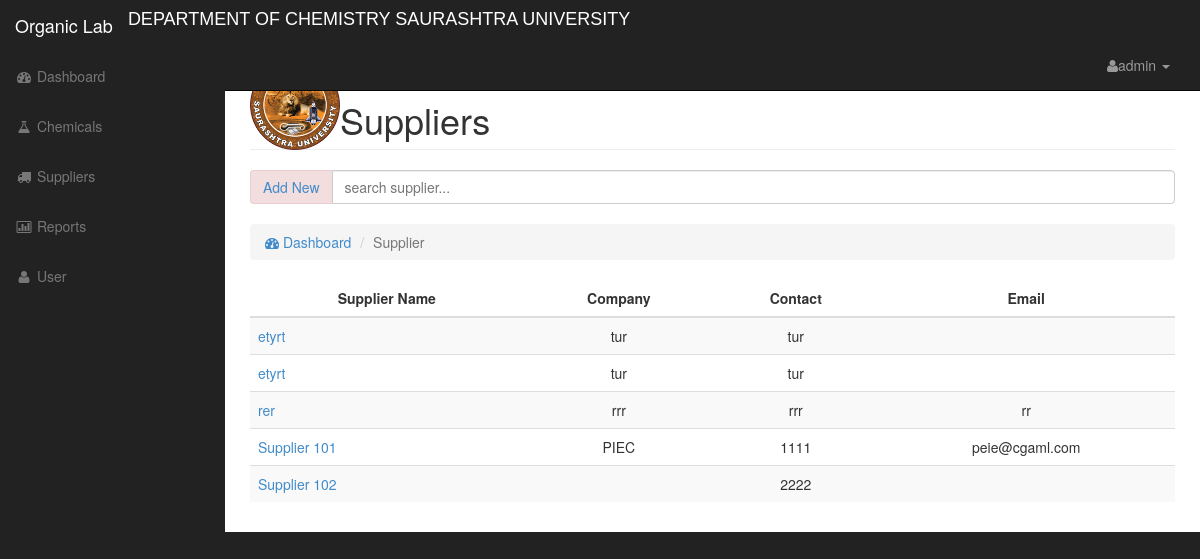
Screenshot of /supplier.php (signed in) with the database file from the repository.
### tables this page shows
CREATE TABLE `supplier` (
  `id` int NOT NULL AUTO_INCREMENT,
  `name` varchar(100) NOT NULL,
  `company` varchar(100) NOT NULL,
  `contact` varchar(100) NOT NULL,
  `email` varchar(100) NOT NULL,
  `address` text NOT NULL,
  `dateCreated` varchar(100) NOT NULL,
  `dateUpdated` varchar(100) NOT NULL,
  `createdBy` varchar(100) NOT NULL,
  `updatedBy` varchar(100) NOT NULL,
  PRIMARY KEY (`id`)
);

### data/db1.php (called while the page is built, shortened)
<?php
    $db = 'cinventory';
?>

### data/supplier_model.php (called while the page is built, shortened)
<?php
    class Supplier_data {
        function getsuppliers(){
            include('db1.php');
           $q = "select * from supplier order by name asc";
            $result = mysqli_query($conn,$q);
            return $result;
        }
    }
?>

### supplier.php (the view, shortened to what this page needs)
<?php include('include/header.php'); ?>
<?php include('include/sidebar.php'); ?>
<?php
    include('data/supplier_model.php');
    $datasupplier = new Supplier_data();
?>
        <div id="page-wrapper">
            <div class="container-fluid">
                <div class="row">
                    <div class="col-lg-12">
                        <img src="/inventoryphp/organic/upload/logo.png" height="90" align="left" >
                        <h1 class="page-header">
                            Suppliers
                        </h1>
                        <div class="input-group">
                            <span class="input-group-addon alert-danger"><a href="#addsupplier_modal" data-toggle="modal">Add New</a></span>
                            <input type="text" class="form-control" id="searchsupplier" placeholder="search supplier...">
                        </div>
                        <br />
                        <ol class="breadcrumb">
                            <li><a href="index.php"><i class="fa fa-dashboard"></i> Dashboard</a></li>
                            <li class="active">Supplier</li>
                        </ol>
                    </div>
                </div>
                <div class="row">
                    <div class="col-lg-12">
                        <div class="table-responsive">
                            <table class="table table-hover table-striped">
                                <thead>
                                    <tr>
                                        <th>Supplier Name</th>
                                        <th>Company</th>
                                        <th>Contact</th>
                                        <th>Email</th>
                                    </tr>
                                </thead>
                                <tbody class="table-supplier">
                                        <?php $supplier = $datasupplier->getsuppliers(); ?>
                                        <?php while($row = mysqli_fetch_array($supplier)): ?>
                                            <tr>
                                                <td><a href="editsupplier.php?id=<?php echo $row['id'];?>"><?php echo $row['name'];?></a></td>
                                                <td class="text-center"><?php echo $row['company'];?></td>
                                                <td class="text-center"><?php echo $row['contact'];?></td>
                                                <td class="text-center"><?php echo $row['email'];?></td>
                                            </tr>
                                        <?php endwhile; ?>
                                </tbody>
                            </table>
                        </div>
                    </div>
                </div>
            </div>
        </div>
    </div>
<?php include('include/footer.php'); ?>

### css/sb-admin.css (style rules this page uses)
body { margin-top: 100px; background-color: #222; }
@media (min-width:768px) { body { margin-top: 50px; } }
#page-wrapper { width: 100%; padding: 0; background-color: #fff; }
@media (min-width:768px) { #page-wrapper { padding: 10px; } }

### css/mystyle.css (style rules this page uses)
table th { text-align: center; }
.fa { cursor: pointer; }

### rows the page displays
supplier: name "etyrt", company "tur", contact "tur"
supplier: name "etyrt", company "tur", contact "tur"
supplier: name "rer", company "rrr", contact "rrr", email "rr"
supplier: name "Supplier 101", company "PIEC", contact "1111", email "peie@cgaml.com"
supplier: name "Supplier 102", contact "2222"
